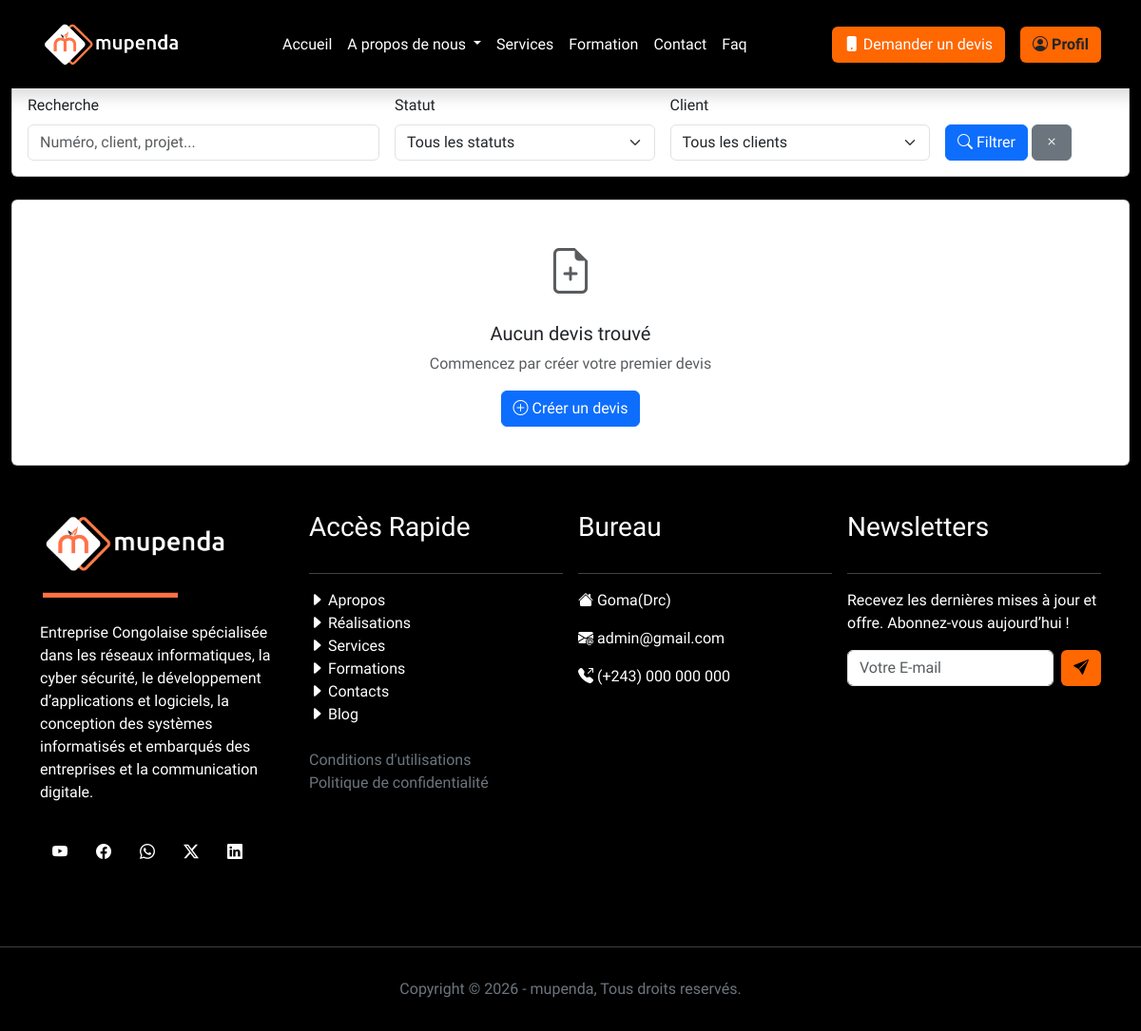
Before: /administration/facturation/devis/ (signed in) with the older database file.
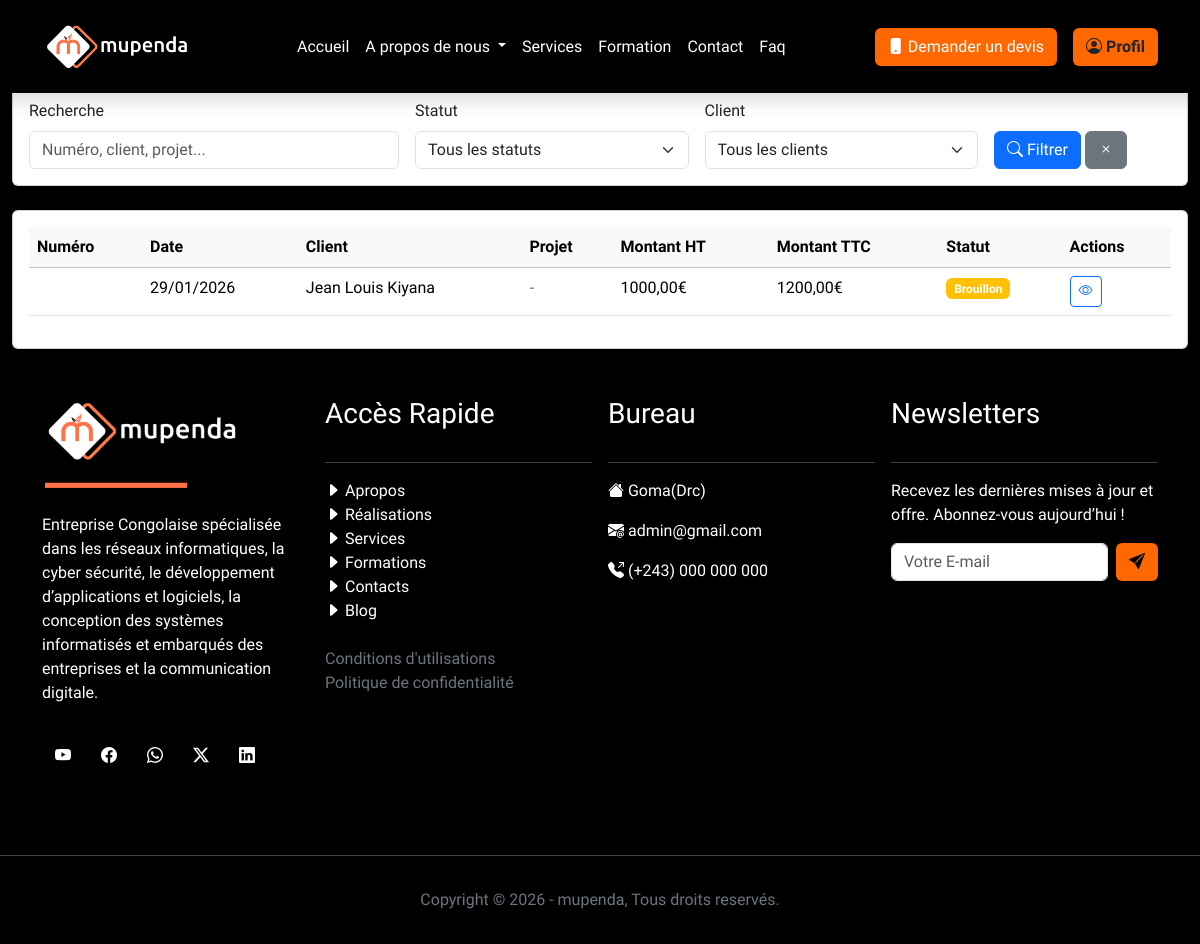
After: the same page with the newer database file.
### MupendaApp/models.py (models this page shows, shortened)
class Devis(models.Model):
    STATUT_CHOICES = [
        ('BROUILLON', 'Brouillon'),
        ('ENVOYE', 'Envoyé'),
        ('ACCEPTE', 'Accepté'),
        ('REFUSE', 'Refusé'),
        ('EXPIRE', 'Expiré'),
    ]
    numero = models.CharField(max_length=50, unique=True)
    client = models.ForeignKey(Client, on_delete=models.CASCADE, related_name='devis')
    projet = models.ForeignKey(Projet, on_delete=models.CASCADE, related_name='devis', null=True, blank=True)
    date_emission = models.DateField(auto_now_add=True)
    date_validite = models.DateField()
    montant_ht = models.DecimalField(max_digits=10, decimal_places=2)
    montant_tva = models.DecimalField(max_digits=10, decimal_places=2, default=0)
    montant_ttc = models.DecimalField(max_digits=10, decimal_places=2)
    statut = models.CharField(max_length=20, choices=STATUT_CHOICES, default='BROUILLON')
    notes = models.TextField(blank=True)
    conditions_paiement = models.TextField(default="Paiement à 30 jours")
    cree_par = models.ForeignKey(
        settings.AUTH_USER_MODEL,
        on_delete=models.SET_NULL,
        null=True,
        related_name='devis_crees'
    )
    cree_le = models.DateTimeField(auto_now_add=True)
    modifie_le = models.DateTimeField(auto_now=True)
    class Meta:
        ordering = ['-date_emission']
        verbose_name = "Devis"
        verbose_name_plural = "Devis"

class Client(models.Model):
    TYPE_CLIENT_CHOICES = [
        ('PME', 'PME'),
        ('STARTUP', 'Startup'),
        ('GRAND_COMPTE', 'Grand Compte'),
        ('PARTICULIER', 'Particulier'),
    ]
    STATUT_CLIENT_CHOICES = [
        ('PROSPECT', 'Prospect'),
        ('ACTIF', 'Actif'),
        ('INACTIF', 'Inactif'),
        ('ARCHIVE', 'Archivé'),
    ]
    nom = models.CharField(max_length=100)
    adresse = models.CharField(max_length=255)
    email = models.EmailField(unique=True)
    telephone = models.CharField(max_length=20, blank=True, null=True)
    type_client = models.CharField(max_length=20, choices=TYPE_CLIENT_CHOICES, default='PARTICULIER')
    statut_client = models.CharField(max_length=20, choices=STATUT_CLIENT_CHOICES, default='PROSPECT')
    siret = models.CharField(max_length=14, blank=True, null=True, help_text="Numéro SIRET pour les entreprises")
    secteur_activite = models.CharField(max_length=100, blank=True, null=True)
    site_web = models.URLField(blank=True, null=True)
    notes = models.TextField(blank=True, null=True)
    responsable_compte = models.ForeignKey(
        settings.AUTH_USER_MODEL,
        on_delete=models.SET_NULL,
        null=True,
        related_name='clients_geres'
    )
    date_creation = models.DateTimeField(auto_now_add=True)
    date_maj = models.DateTimeField(auto_now=True)
    class Meta:
        ordering = ['-date_creation']
        verbose_name = "Client"
        verbose_name_plural = "Clients"

### MupendaApp/views.py (the view)
# urls.py: path('administration/facturation/devis/', views.ListeDevisView, name='liste_devis'),
@login_required
def ListeDevisView(request):
    search = request.GET.get('search', '')
    statut_filter = request.GET.get('statut', '')
    client_filter = request.GET.get('client', '')
    devis = Devis.objects.select_related('client', 'projet', 'cree_par')
    if search:
        devis = devis.filter(
            Q(numero__icontains=search) |
            Q(client__nom__icontains=search) |
            Q(projet__nom__icontains=search)
        )
    if statut_filter:
        devis = devis.filter(statut=statut_filter)
    if client_filter:
        devis = devis.filter(client_id=client_filter)
    return render(request, 'administration/facturation/liste_devis.html', {
        'devis': devis.order_by('-date_emission'),
        'statut_choices': Devis.STATUT_CHOICES,
        'clients': Client.objects.all(),
        'search': search,
        'statut_filter': statut_filter,
        'client_filter': client_filter,
    })

### MupendaApp/templates/administration/facturation/liste_devis.html (shortened to what the changed rows need)
{% extends "base.html" %}
{% load static %}
{% block content %}
<div class="container-fluid">
    <div class="d-flex justify-content-between align-items-center mb-4">
        <div>
            <h1 class="h3 mb-0">
            </h1>
        </div>
    </div>
    <div class="card">
        <div class="card-body">
            {% if devis %}
                <div class="table-responsive">
                    <table class="table table-hover">
                        <thead class="table-light">
                            <tr>
                                <th>Numéro</th>
                                <th>Date</th>
                                <th>Client</th>
                                <th>Projet</th>
                                <th>Montant HT</th>
                                <th>Montant TTC</th>
                                <th>Statut</th>
                                <th>Actions</th>
                            </tr>
                        </thead>
                        <tbody>
                            {% for dev in devis %}
                            <tr>
                                <td>
                                </td>
                                <td>{{ dev.date_emission|date:"d/m/Y" }}</td>
                                <td>{{ dev.client.nom }}</td>
                                <td>
                                    {% if dev.projet %}
                                        {{ dev.projet.nom }}
                                    {% else %}
                                        <span class="text-muted">-</span>
                                    {% endif %}
                                </td>
                                <td>{{ dev.montant_ht|floatformat:2 }}€</td>
                                <td>{{ dev.montant_ttc|floatformat:2 }}€</td>
                                <td>
                                    <span class="badge bg-{% if dev.statut == 'BROUILLON' %}warning{% elif dev.statut == 'ACCEPTE' %}success{% elif dev.statut == 'REFUSE' %}danger{% else %}secondary{% endif %}">
                                        {{ dev.get_statut_display }}
                                    </span>
                                </td>
                                <td>
                                    <div class="btn-group" role="group">
                                        <a href="{% url 'fiche_devis' dev.id %}" class="btn btn-sm btn-outline-primary" title="Voir">
                                            <i class="bi bi-eye"></i>
                                        </a>
                                    </div>
                                </td>
                            </tr>
                            {% endfor %}
                        </tbody>
                    </table>
                </div>
            {% else %}
                <div class="text-center py-4">
                    <i class="bi bi-file-earmark-plus text-muted" style="font-size: 3rem;"></i>
                    <h5 class="mt-3">Aucun devis trouvé</h5>
                    <p class="text-muted">Commencez par créer votre premier devis</p>
                    <a href="{% url 'ajouter_devis' %}" class="btn btn-primary">
                        <i class="bi bi-plus-circle"></i> Créer un devis
                    </a>
                </div>
            {% endif %}
        </div>
    </div>
</div>
{% endblock %}

Changed rows visible on the page:
added Devis: date_emission "29/01/2026", client.nom "Jean Louis Kiyana", montant_ht "1000,00", montant_ttc "1200,00", statut "Brouillon"
Other visible differences:
text no longer shown: "Aucun devis trouvé Commencez par créer votre premier devis Créer un devis"
text now shown: "Numéro Date Client Projet Montant HT Montant TTC Statut Actions"
